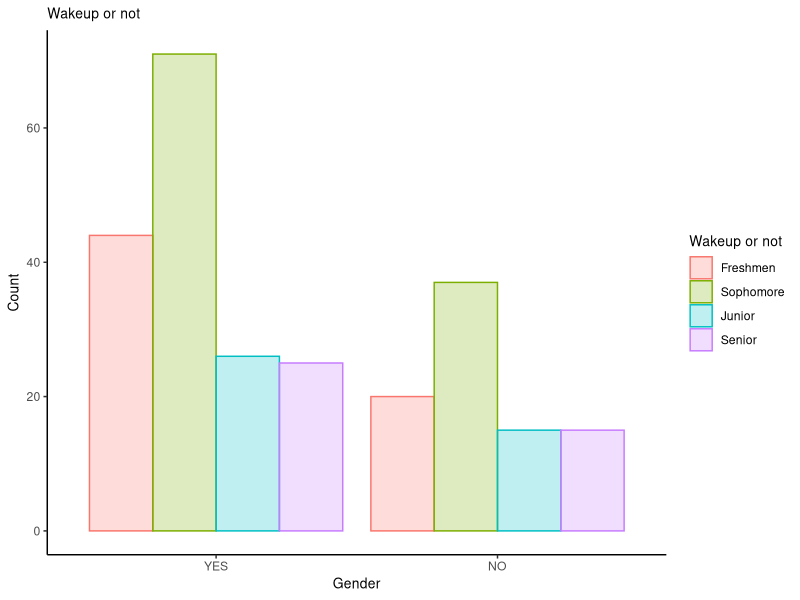
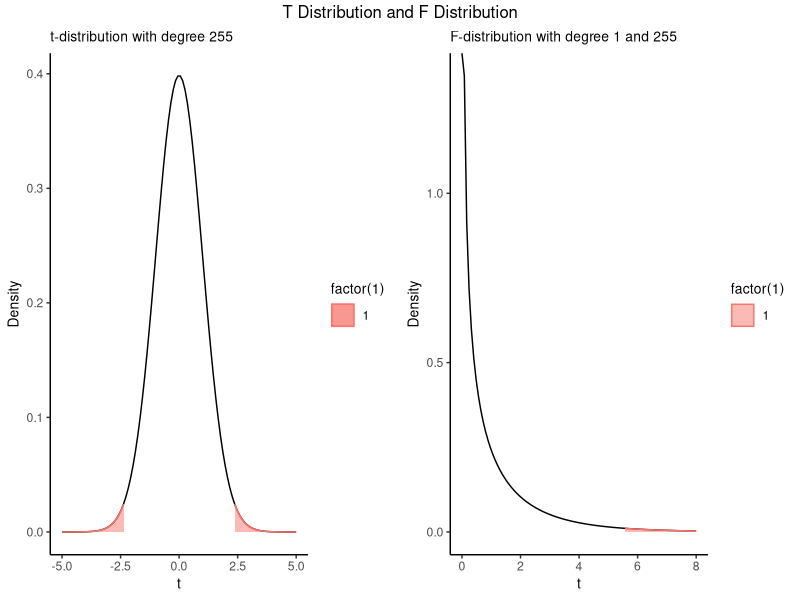

These figures' R source, in order:
## ---- chunk 1
knitr::opts_chunk$set(echo=F, comment=NA, tidy=TRUE, tidy.opts=list(width.cutoff=45), warning=FALSE, message=FALSE, fig.width=6, fig.height=4.5, fig.align='center')
library(ggplot2)
library(dplyr)
library(knitr)
library(ggfortify)
library(tidyverse)
library(xtable)
library(reshape2)
library(grid)
library(gridExtra)
Data <- read.csv(file= "(Revised)LifeExperienceMatters(2).csv", header=TRUE, sep=",")
## ---- chunk 2
NewData = Data %>% 
  mutate(Stem=recode(Major,
                     `STEM (Science, Technology, Engineering, Mathematics)`="Yes",
                     .default = "No"),
         AcademicHour = ClassHour + StudyHour, 
         CreditsHorL= recode(Credits, 
                              '1' = "low", '2' = "low", '3' = "low", 
                              '4' = "low", '5' = "low", '6' = "low", 
                              '7' = "low", '8' = "low", '9' = "low", 
                              '10' = "low", '11' = "low", '12' = "low", 
                              '13' = "low", '14' = "low",'15' = "low", .default = "high"),
        WAKEup = recode(WeakupTime, 'Zero' = "NO", .default = "YES")
         
          )


# Freshmen
FreshmenYes <- NewData %>% 
  filter(SchoolYear == "Freshmen") %>% 
  count(WAKEup == 'YES')

FreshmenNo <- NewData %>% 
  filter(SchoolYear == "Freshmen") %>% 
  count(WAKEup == 'NO')

# Sophomore
SophomoreYes <- NewData %>% 
  filter(SchoolYear == "Sophomore") %>% 
  count(WAKEup == 'YES')

SophomoreNo <- NewData %>% 
  filter(SchoolYear == "Sophomore") %>% 
  count(WAKEup == 'NO')
# Junior
JuniorYes <- NewData %>% 
  filter(SchoolYear == "Junior") %>% 
  count(WAKEup == 'YES')

JuniorNo <- NewData %>% 
  filter(SchoolYear == "Junior") %>% 
  count(WAKEup == 'NO')

# Senior
SeniorYes <- NewData %>% 
  filter(SchoolYear == "Senior") %>% 
  count(WAKEup == 'YES')

SeniorNo <- NewData %>% 
  filter(SchoolYear == "Senior") %>% 
  count(WAKEup == 'NO')


year.wake <- as.table(rbind(c(44,20), c(71,37), c(26,15),c(25,15)))
dimnames(year.wake) <- list(Year = c("Freshmen", "Sophomore", "Junior","Senior"),
                    Wake = c("YES","NO"))
df <- year.wake %>% 
  as.data.frame() %>% 
  rename(obs.counts = Freq)

df.row <- df %>% 
  group_by(Year) %>% 
  summarize(row.counts = sum(obs.counts))

df.col <- df %>% 
  group_by(Wake) %>% 
  summarize(col.counts = sum(obs.counts))

df <- df %>% 
  left_join(df.row,by="Year") %>% 
  left_join(df.col,by="Wake")

year.wake %>% 
  as.data.frame() %>% 
  rename(obs.counts = Freq) %>% 
  ggplot(aes(x=Wake,y=obs.counts,fill=Year)) +
  geom_bar(aes(color=Year),position="dodge",stat="identity",alpha = 0.25) + 
  labs(x = "Gender", 
       y = "Count", 
       title = "Wakeup or not",
       fill = "Wakeup or not",
       color = "Wakeup or not") + 
  theme_classic() + 
  theme(plot.title=element_text(size=10),
        axis.title=element_text(size=10),
        legend.title=element_text(size=10))


df <- df %>% 
  mutate(n = sum(obs.counts),
         exp.counts = row.counts*col.counts/n)

df %>% 
  mutate(check = exp.counts >= 5) %>% 
  summarize(check.all = prod(check) == 1)

df <- df %>%
  select(Year, Wake, obs.counts, exp.counts) 

df %>% 
  kable()



df <- df %>% 
  mutate(X.sq = (obs.counts-exp.counts)^2/exp.counts)

df %>% 
  kable()


## ---- chunk 3

x = matrix(c(44,71,26,25,20,37,15,15),nrow=2,ncol=4)
chisq.test(x)


## ---- chunk 4
pf(5.50672, df1 = 1, df2 = 255, lower.tail = FALSE)
## ---- chunk 5

t = -2.35
x <- seq(-5, 5, length=100)
y <- dt(x, 255)
gg1 = ggplot(data.frame(x, y), aes(x = x, y = y)) + geom_line() +
labs(x = "t",
y = "Density",
title = "t-distribution with degree 255") +
theme_classic() +
theme(plot.title=element_text(size=10),
axis.title=element_text(size=10),
legend.title=element_text(size=10))

gg1.data <- ggplot_build(gg1)$data
temp1 <- gg1.data[[1]] %>% filter(x <= t)
temp2 <- gg1.data[[1]] %>% filter(x >= -t)

p1 = gg1 + geom_area(data = temp1, aes(x=x, y=y, color=factor(1), fill=factor(1)), alpha = 0.5) +
geom_area(data = temp2, aes(x=x, y=y, color=factor(1), fill=factor(1)), alpha = 0.5)

f = 5.50672
x <- seq(0, 8, length=100)
y <- df(x, df1 = 1, df2 = 255)
gg2 = ggplot(data.frame(x, y), aes(x = x, y = y)) + geom_line() +
labs(x = "t",
y = "Density",
title = "F-distribution with degree 1 and 255") +
theme_classic() +
theme(plot.title=element_text(size=10),
axis.title=element_text(size=10),
legend.title=element_text(size=10))

gg2.data <- ggplot_build(gg2)$data
temp <- gg2.data[[1]] %>% filter(x >= f)
temp
p2 = gg2 + geom_area(data = temp, aes(x=x, y=y, color=factor(1), fill=factor(1)), alpha = 0.5)

  
grid.arrange(p1, p2, ncol = 2, nrow = 1, top = textGrob("T Distribution and F Distribution"))
